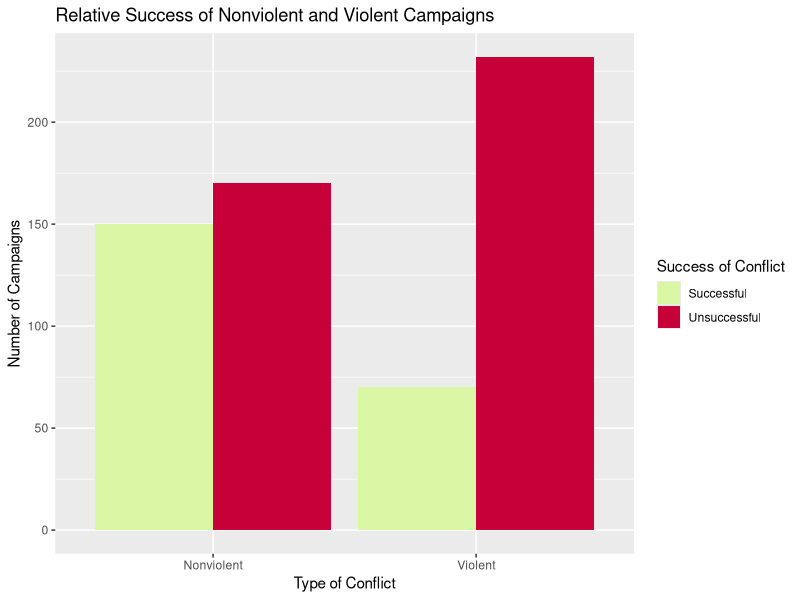

Write R code to recreate this figure.
## ---- chunk 1
library(tidyverse)
library(dplyr)
navco <- read_csv("NAVCO 1.3 List Final Project.csv")

view(navco)
## ---- chunk 2
## Milestone 3
library(ggplot2)

new_navco <- navco |>
  mutate(V_OR_NV = if_else(VIOL == 1, "Violent", "Nonviolent")) |>
  mutate(`Success of Conflict` = if_else(SUCCESS == 1, "Successful", "Unsuccessful")) |>
  group_by(V_OR_NV, `Success of Conflict`) |>
  summarize(count = n())

`Success of Conflict` = factor(new_navco$`Success of Conflict`)

new_navco |>
  ggplot(aes(x = factor(V_OR_NV), y = count, fill = `Success of Conflict`)) +
  geom_bar(stat = "identity", position = "dodge") +
  labs(x = "Type of Conflict", y = "Number of Campaigns", title = "Relative Success of Nonviolent and Violent Campaigns") +
  scale_fill_manual(values = c("Successful" = "#DAF7A6", "Unsuccessful" = "#C70039"))
